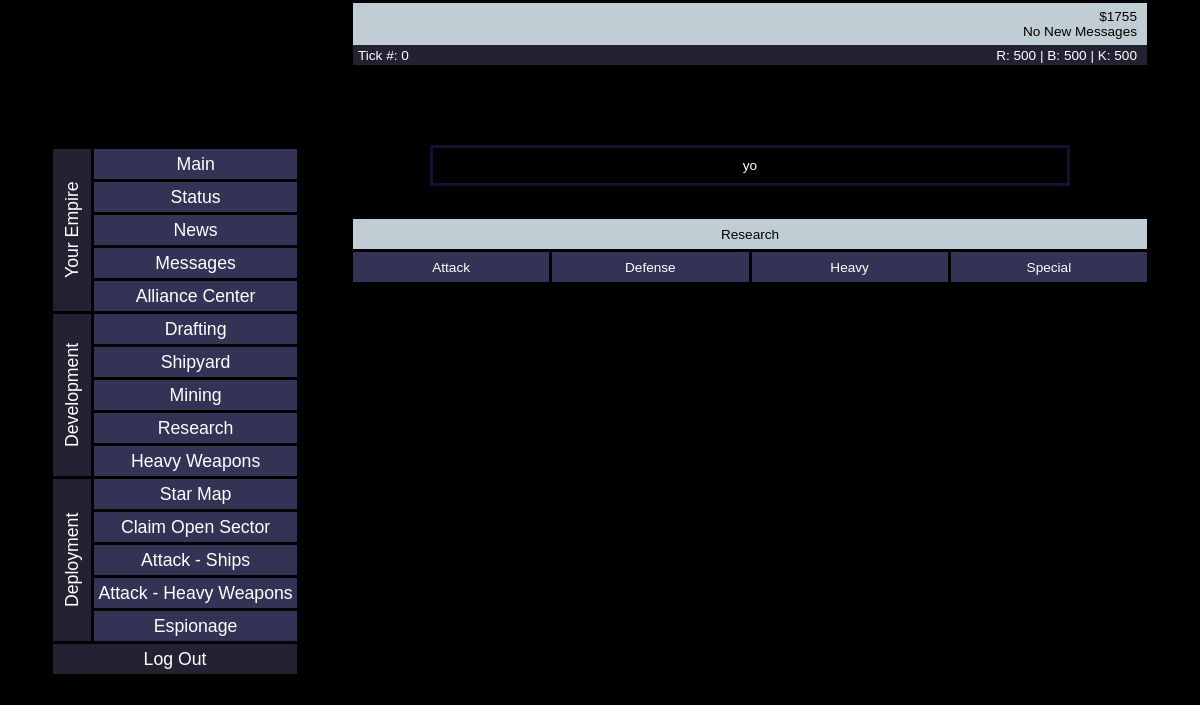
/main/research.php (signed in), run on the app's committed database.
### tables this page shows
CREATE TABLE IF NOT EXISTS `resources` (
  `id` int(11) NOT NULL,
  `money` int(11) NOT NULL DEFAULT '5000',
  `ridon` int(11) NOT NULL DEFAULT '500',
  `briterium` int(11) NOT NULL DEFAULT '500',
  `kriden` int(11) NOT NULL DEFAULT '500',
  `civilians` int(11) NOT NULL DEFAULT '1000',
  `soldiers` int(11) NOT NULL DEFAULT '500',
  `scientists` int(11) NOT NULL DEFAULT '500',
  `engineers` int(11) NOT NULL DEFAULT '500',
  UNIQUE KEY `id` (`id`)
);

### main/includes/_file-start.php (called while the page is built, shortened)
<?php
include('connection.php');
if(!isset($_SESSION['id'])) {
    header ('Location: ../../site/logout.php');
    exit;
} else {
    $id = $_SESSION['id'];
}
$getresources = $connection -> prepare('SELECT * FROM resources WHERE id = ?');
$getresources -> execute([$id]);
$resources = $getresources -> fetch();
?>

### main/research.php (the view, shortened to what this page needs)
<?php include('includes/_file-start.php'); ?>
<?php
$screenflash = "yo";
?>
<html>
  <head>
    <link rel='stylesheet' href='css/_parent.css'>
    <link rel='stylesheet' href='css/research.css'>
  </head>
<body>
  <div class='outerframe1'>
    <div class='outerframe2'>
      <?php include('includes/smenu.php'); ?>
      <div class='outerframe3'>
        <?php include('includes/banner.php'); ?>
        <div class='main' id='main'>
          <?php if ($screenflash != "") { ?>
            <div class='screenflash'><?=$screenflash?></div>
          <?php } ?>
          <form name='catagorySelect' action='' method='get'>
          <div class="selector">
            <div class="selectorHeader">Research</div>
            <div class="selectorAttack" onclick="change('attackCarrier')">Attack</div>
            <div class="selectorDefense" onclick="change('defenseCarrier')">Defense</div>
            <div class="selectorHeavy" onclick="change('heavyCarrier')">Heavy</div>
            <div class="selectorSpecial" onclick="change('specialCarrier')">Special</div>
          </div>
          <div class='spacer'></div>
          <div class='spacer'></div>
        </div>
        </div>
      </div>
    </div>
  </body>
</html>

### main/includes/banner.php (shortened to what this page needs)
<div class='topbanner'>
        <div class='topbanner-right'>$<?=$resources['money']?><br> No New Messages</div>
    </div>
    <div class='midbanner'>
        <div>Tick #: 0</div>
        <div class='midbanner-right'>R: <?=$resources['ridon']?> | B: <?=$resources['briterium']?> | K: <?=$resources['kriden']?></div>
    </div>

### main/css/_parent.css (style rules this page uses)
body { height: 100%; background: #000000; overflow: scroll; color: #FFFFFF; font-family: 'Gill Sans', 'Gill Sans MT', 'Calibri', 'Trebuchet MS', sans-serif; top: 0px; left: 0px; font-size: 0.85em; padding: 0px; margin: 0px; box-sizing: border-box; }
.outerframe1, .outerframe2, .outerframe3 { display: flex; flex-direction: column; align-items: flex-start; }
form { width: 100% }
.topbanner { display: flex; align-items: center; justify-content: space-between; position: fixed; width: 100%; background: #C1CDD5; height: 45px; color: #000000; left: 0; top: 0; padding-right: 5px; padding-left: 5px; z-index: 99; box-sizing: border-box; border-top: 3px solid black; border-left: 3px solid black; border-right: 3px solid black; }
.topbanner-right { text-align: right; padding-right: 5px; }
.midbanner { display: flex; align-items: center; justify-content: space-between; position: fixed; width: 100%; background: #222233; color: #FFFFFF; left: 0; top: 45; height: 20px; padding-right: 5px; padding-left: 5px; z-index: 99; box-sizing: border-box; border-left: 3px solid black; border-right: 3px solid black; }
.midbanner-right { text-align: right; padding-right: 5px; }
.main { display: flex; flex-direction: column; align-items: center; width: 100vw; position: relative; box-sizing: border-box; z-index: 1; }
.spacer { height: 10px; }
.screenflash { border: 3px solid #111133; width: 80%; box-sizing: border-box; padding: 10px; text-align: center; }
@media only screen and (min-width: 800px) { .outerframe1 { width: 100vw; display: flex; align-items: center; } }
@media only screen and (min-width: 800px) { .outerframe2 { width: 800px; } }
@media only screen and (min-width: 800px) { .outerframe3 { width: 800px; display: flex; flex-direction: column; } }
@media only screen and (min-width: 800px) { .topbanner, .midbanner { width: 800px; position: sticky; } }
@media only screen and (min-width: 800px) { .main { width: 800px; } }
@media only screen and (min-width: 1100px) { .outerframe2 { width: 1100px; display: flex; flex-direction: row; justify-content: space-between; height: 100%; } }
@media only screen and (min-width: 1100px) { .outerframe3 { width: 800px; display: flex; align-items: flex-start; flex-direction: column; } }

### main/css/research.css (style rules this page uses)
form { margin: 0; }
.selector { display: grid; grid-template-columns: 1fr 1fr 1fr 1fr; grid-template-rows: auto auto; gap: 3px 3px; grid-auto-flow: row; grid-template-areas: "selectorHeader selectorHeader selectorHeader selectorHeader" "selectorAttack selectorDefense selectorHeavy selectorSpecial"; width: 100%; border-top: 3px solid black; border-left: 3px solid black; border-right: 3px solid black; box-sizing: border-box; }
.selector div { display: flex; align-items: center; justify-content: center; min-height: 30px; box-sizing: border-box; padding-left: 5px; padding-right: 5px; }
.selectorHeader { grid-area: selectorHeader; background: #C1CDD5; color: #000000; }
.selectorAttack { grid-area: selectorAttack; background: #333355; }
.selectorDefense { grid-area: selectorDefense; background: #333355; }
.selectorHeavy { grid-area: selectorHeavy; background: #333355; }
.selectorSpecial { grid-area: selectorSpecial; background: #333355; }

### data on the page
resources: money "1755", ridon "500", briterium "500", kriden "500"

### other printed values
$screenflash "yo"
